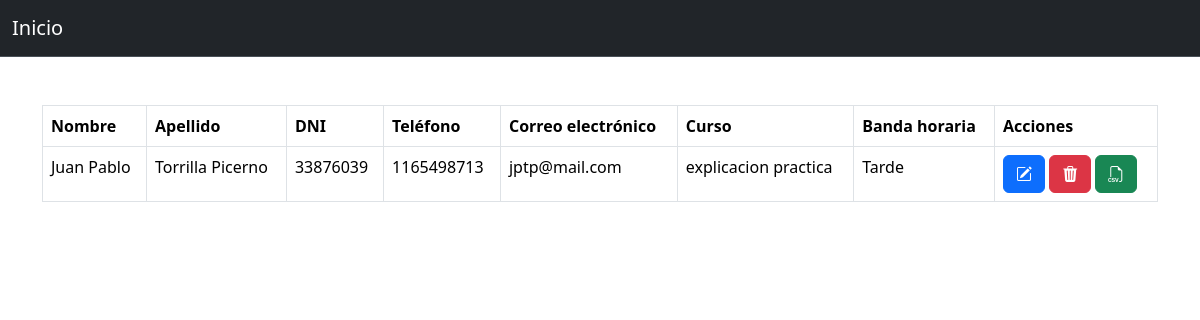
Screenshot of /cursos/obtenerAlumno/33876039 with the database file from the repository.
### cursos/models.py (models this page shows)
class Alumno(models.Model):
    Nombre = models.CharField(max_length=50)
    Apellido = models.CharField(max_length=50)
    DNI = models.IntegerField(primary_key=True)
    Telefono = models.CharField(max_length=15)
    Correo_electronico = models.EmailField()
    Curso = models.ForeignKey(Curso, on_delete=models.SET_NULL, null=True)

class Curso(models.Model):
    Nombre = models.CharField(max_length=50)
    Descripcion = models.CharField(max_length=250)
    BandaHoraria = models.ForeignKey(BandaHoraria, on_delete=models.CASCADE)
    Nota = models.IntegerField()

class BandaHoraria(models.Model):
    Nombre = models.CharField(max_length=50)
    Horario_inicio = models.DateTimeField()
    Horario_fin = models.DateTimeField()

### cursos/views.py (the view)
# urls.py: path('obtenerAlumno/<int:dni>', views.obtener_alumno, name='obtener_alumno'),
def obtener_alumno(request, dni):
    alumno = get_object_or_404(Alumno, DNI=dni)
    template = loader.get_template("cursos/detail.html")
    context = {
        "alumno": alumno,
    }
    return HttpResponse(template.render(context, request))

### cursos/templates/cursos/detail.html
{% extends 'cursos/base.html' %}
{% block content %}
    {% if alumno %}
    <table class="table table-bordered">
        <tr>
          <th>Nombre</th>
          <th>Apellido</th>
          <th>DNI</th>
          <th>Teléfono</th>
          <th>Correo electrónico</th>
          <th>Curso</th>
          <th>Banda horaria</th>
          <th>Acciones</th>
        </tr>
          <tr>
            <td>{{ alumno.Nombre }}</td>
            <td>{{ alumno.Apellido }}</td>
            <td>{{ alumno.DNI }}</td>
            <td>{{ alumno.Telefono }}</td>
            <td>{{ alumno.Correo_electronico }}</td>
            <td>{{ alumno.Curso.Nombre }}</td>
            <td>{{ alumno.Curso.BandaHoraria.Nombre }}</td>
            <td>
                <a href="/cursos/modificarAlumno/{{ alumno.DNI }}" class="btn btn-primary"><i class="bi bi-pencil-square"></i></a>
                <a href="/cursos/eliminarAlumno/{{ alumno.DNI }}" class="btn btn-danger"><i class="bi bi-trash3-fill"></i></a>
                <a href="/cursos/alumno/{{ alumno.DNI }}" class="btn btn-success"><i class="bi bi-filetype-csv"></i></i></a>
            </td>
          </tr>
      </table>
    {%endif%}
{%endblock%}

### rows the page displays
Alumno: Nombre "Juan Pablo", Apellido "Torrilla Picerno", DNI "33876039", Telefono "1165498713", Correo_electronico "jptp@mail.com", Curso.Nombre "explicacion practica", Curso.BandaHoraria.Nombre "Tarde"
